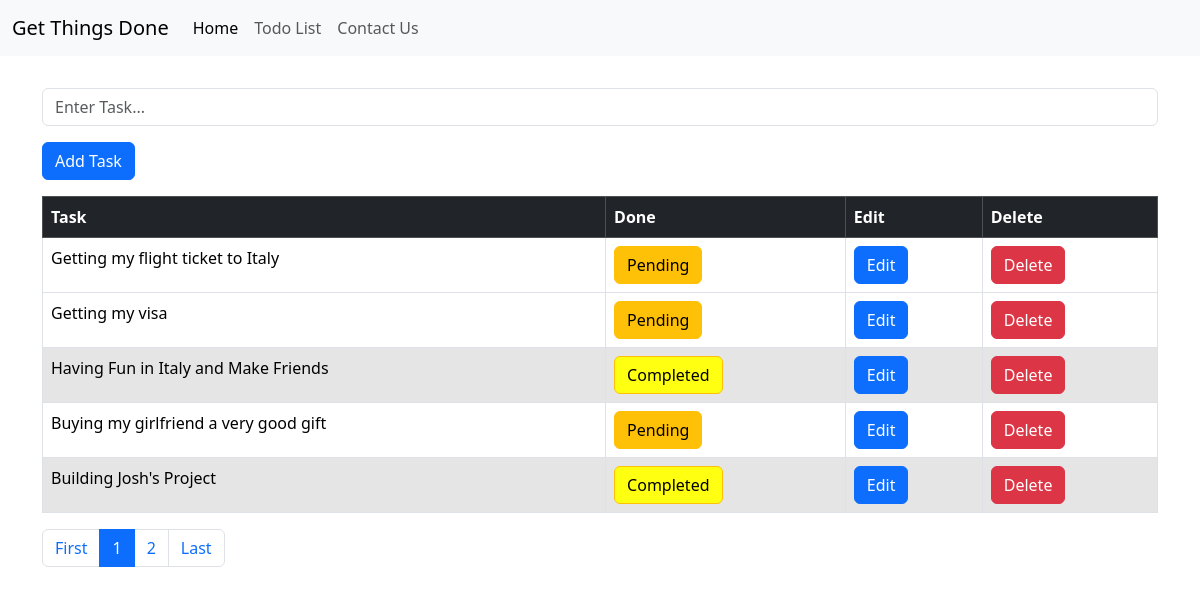
/todolist/, run on the app's committed database.
### todolist_app/models.py (models this page shows, shortened)
class TodoList(models.Model):
    tasks=models.CharField(max_length=250)
    done=models.BooleanField("Done",default=False)

### todolist_app/views.py (the view)
# urls.py: path('',views.home,name='home'),
def home(request):
    if request.method == 'POST':
        form=TaskForm(request.POST or None)
        if form.is_valid():
            form.save()
            messages.success(request, 'Task added successfully')
        return redirect('home-todo')
    else:
        alltasks=TodoList.objects.all()
        paginator = Paginator(alltasks, 5)
        page_number = request.GET.get('page',1)
        alltasks=paginator.get_page(page_number)
        context={
            'alltasks':alltasks,
            'edit':False
        }
        return render(request,'todolist_app/home.html',context)

### todolist_app/templates/todolist_app/home.html (shortened to what this page needs)
{% extends "todolist_app/base.html" %}
{% block content %}
<div class="container">
  {% if edit %}
      <form style="margin-top:2rem;" method="POST">
        <div class="mb-3">
          {% csrf_token %}
          <input type="text" class="form-control" name="tasks" id="task-edit" placeholder="{{ task_object.tasks}}" value={{ task_object.tasks}} >
          <input type="hidden" class="form-control" name="done" value={{ task_object.done}} >
        </div>
        <button type="submit" class="btn btn-primary">Update Task</button>
    </form>
    {% else %}
      <form style="margin-top:2rem;" method="POST">
        <div class="mb-3">
          <input type="text" class="form-control" name="tasks" id="task" placeholder="Enter Task..." >
        </div>
        <button type="submit" class="btn btn-primary">Add Task</button>
      </form>
    {% endif %}
    <table style="margin-top:1rem;" class="table table-bordered">
        <thead class="table-dark">
          <tr>
            <th scope="col">Task</th>
            <th scope="col">Done</th>
            <th scope="col">Edit</th>
            <th scope="col">Delete</th>
          </tr>
        </thead>
        <tbody>
        {% if alltasks %}
            {% for task in alltasks  %}
                {% if task.done %}
                    <tr class="table-active">
                        <td>{{ task.tasks }}</td>
                        <td><a href="{% url 'pending_task' task.id%}"><button type="button" class="btn btn-warning" style="background-color:#FFFF12">Completed</button></a></td>
                        <td><a href="{% url 'edit_task' task.id %}"><button type="button" class="btn btn-primary">Edit</button></a></td>
                        <td><a href="{% url 'delete_task' task.id %}"><button type="button" class="btn btn-danger">Delete</button></a></td>
                    </tr>
                {% else %}
                    <tr>
                        <td>{{ task.tasks }}</td>
                        <td><a href="{% url 'complete_task' task.id%}"><button type="button" class="btn btn-warning">Pending</button></a></td>
                        <td><a href="{% url 'edit_task' task.id %}"><button type="button" class="btn btn-primary">Edit</button> </a></td>
                        <td><a href="{% url 'delete_task' task.id %}"><button type="button" class="btn btn-danger">Delete</button></a></td>
                    </tr>
                {% endif %}
            {% endfor %}
          {% endif %}
        </tbody>
    </table>
    <nav aria-label="...">
      <ul class="pagination">
        <li class="page-item">
          <a class="page-link" href="?page=1">First</a>
        </li>
        <li class="page-item active" aria-current="page">
          <a class="page-link" href="?page={{alltasks.number}}">{{ alltasks.number}}</a>
        </li>
        {% if alltasks.has_next %}
          <li class="page-item">
            <a class="page-link" href="?page={{alltasks.next_page_number}}">{{ alltasks.next_page_number }}</a>
          </li>
        {% endif %}
        <li class="page-item">
          <a class="page-link" href="?page={{alltasks.paginator.num_pages}}">Last</a>
        </li>
      </ul>
    </nav>
</div>
{% endblock content %}

### data on the page
TodoList: tasks "Getting my flight ticket to Italy"
TodoList: tasks "Getting my visa"
TodoList: tasks "Having Fun in Italy and Make Friends"
TodoList: tasks "Buying my girlfriend a very good gift"
TodoList: tasks "Building Josh's Project"

### other printed values
{{ alltasks.number }} "1"
{{ alltasks.next_page_number }} "2"
